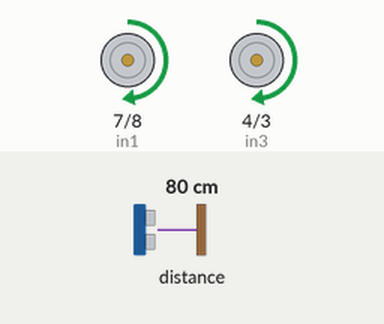
Recording of a sketch running on a simulated Arduino Uno, built with avr-gcc and run on an emulated ATmega328P. On the bench: motor-driver pin pairs drawn as motors (green arrow = first pin HIGH = forward, orange = second pin HIGH = backward, longer = more drive, scaled by the enable pin). The inputs (shaded band) are chosen by the test bench; at power-on: distance to the obstacle 80 cm. At 4.0 s the program stops and its outputs stay as they are.

Above: at 0.1 s.
At 4.1 s:
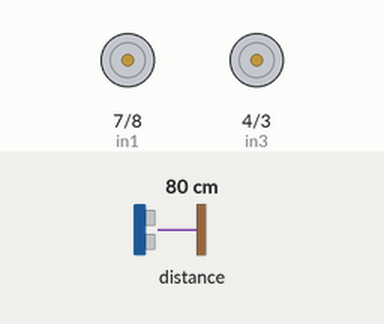
Timing chart, 0 to 5.5 s (numbered marks = the images above):
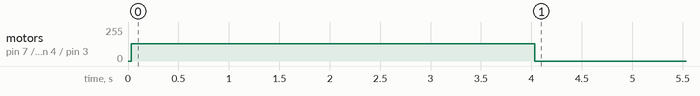

Measured:
- by itself, motor on pin 7 (in1) / pin 8 (in2), motor on pin 4 (in3) / pin 3 (in4): stopped → forward 128/255 at 0.03 s, → stopped 4.0 s later

The sketch:

codiceNonna.ino
```cpp
#include <SoftwareSerial.h>
#include <VL53L0X.h>

VL53L0X sensor;

#define LONG_RANGE

const int RXPin = 0;     // da collegare su TX di HC05
const int TXPin = 1;     // da collegare su RX di HC05
const int ritardo = 200; // tempo necessario tra un comando ed il successivo
SoftwareSerial mySerial(RXPin, TXPin); // RX, TX
// in1   in2   spinning direction
// LOW   LOW   motor off
// HIGH  LOW   forward
// LOW   HIGH  backward
// HIGH  HIGH  motor off

/*
Input1	Input2	Spinning Direction
Low(0)	Low(0)	Motor OFF
High(1)	Low(0)	Forward
Low(0)	High(1)	Backward
High(1)	High(1)	Motor OFF
*/

// Motor A connections
int enA = 6; // pin del pwm
int in1 = 7; // direzione
int in2 = 8; // direzione
// se in1 HIGH e in2 LOW -> avanti
// se in1 LOW e in2 HIGH -> indietro
// se entrambi su HIGH o LOW -> fermo

// Motor B connections
int enB = 5; // pin del pwm
int in3 = 4; // direzione
int in4 = 3; // direzione
// se in3 HIGH e in4 LOW -> avanti
// se in3 LOW e in4 HIGH -> indietro
// se entrambi su HIGH o LOW -> fermo
bool laserSensore = true;
void setup() {
  Serial.begin(38400);
  mySerial.begin(38400);
  sensor.setTimeout(500);


  if (!sensor.init()) {
    Serial.println("Failed to detect and initialize sensor!");
    laserSensore = false;
    //rosso();
  }
  #if defined LONG_RANGE
  sensor.setSignalRateLimit(0.1); // lower the return signal rate limit (default is 0.25 MCPS)
  // increase laser pulse periods (defaults are 14 and 10 PCLKs)
  sensor.setVcselPulsePeriod(VL53L0X::VcselPeriodPreRange, 18);
  sensor.setVcselPulsePeriod(VL53L0X::VcselPeriodFinalRange, 14);
  #endif
  // imposto tutti i pin come output
  pinMode(enA, OUTPUT);
  pinMode(enB, OUTPUT);
  pinMode(in1, OUTPUT);
  pinMode(in2, OUTPUT);
  pinMode(in3, OUTPUT);
  pinMode(in4, OUTPUT);

  // spengo tutti i motori
  digitalWrite(in1, LOW);
  digitalWrite(in2, LOW);
  digitalWrite(in3, LOW);
  digitalWrite(in4, LOW);

  attendiSegnaleBlue(30000, 'l');
  avanti(128, 4000);
  while(true);
}

void loop() {

  // va avanti a v per t
  avanti(128, 2000);

  // va indietro a v per t
  indietro(128, 2000);
  /*
  // va a sinistra a v per t
  sinistra(128, 2000);

  // va a destra a v per t
  destra(128,2000);
  */

}

void avanti(int v, int t) {
  // imposto i motori alla massima velocità (ma sono ancora spenti i motori) non serve in realtà
  analogWrite(enA, v);
  analogWrite(enB, v);

  // imposto il motore A per andare avanti
  digitalWrite(in1, HIGH);
  digitalWrite(in2, LOW);

  // imposto il motore B per andare avanti
  digitalWrite(in3, HIGH);
  digitalWrite(in4, LOW);

  // ritardo, trovere soluzione alternativa
  delay(t);

  // spengo i motori
  digitalWrite(in1, LOW);
  digitalWrite(in2, LOW);
  digitalWrite(in3, LOW);
  digitalWrite(in4, LOW);
}


void indietro(int v, int t) {
  // imposto i motori alla massima velocità (ma sono ancora spenti i motori) non serve in realtà
  analogWrite(enA, v);
  analogWrite(enB, v);

  // imposto il motore A per andare indietro
  digitalWrite(in1, LOW);
  digitalWrite(in2, HIGH);

  // imposto il motore B per andare indietro
  digitalWrite(in3, LOW);
  digitalWrite(in4, HIGH);

  // ritardo, trovere soluzione alternativa
  delay(t);

  // spengo i motori
  digitalWrite(in1, LOW);
  digitalWrite(in2, LOW);
  digitalWrite(in3, LOW);
  digitalWrite(in4, LOW);
}
void attendiSegnaleBlue(int timeOut, char r) {
  unsigned int startTime = millis();
  while (startTime - millis() <= timeOut) {
    if (laserSensore){
      if (sensor.readRangeSingleMillimeters()/10 < 120){
        break;
      }

    }
    if (mySerial.available()) {
      char receivedChar = mySerial.read(); // Legge SOLO se disponibile
      Serial.print(receivedChar);  // Debug sulla seriale
      if (receivedChar == r) {
        Serial.println("\nRicevuto carattere corretto! Esco dal loop.");
        break; // Esce dal loop
      }
    }
  }
}
```
